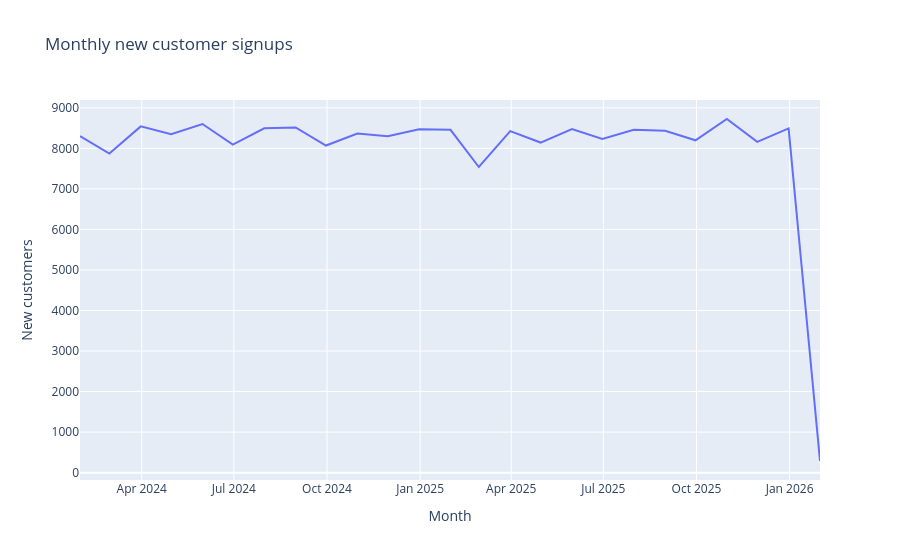

Notebook source saved alongside this figure:
### Markdown cell above
## Chart 2: Monthly signup trend

A line chart of total signups per month. This is the headline trend
question: are signups growing, flat, or declining?

### Code cell
monthly_signups = (df.set_index('signup_date')
                       .resample('ME')
                       .size()
                       .reset_index(name='signups'))
fig_signup_trend= px.line(
    monthly_signups,
    x='signup_date',
    y='signups',
    title='Monthly new customer signups',
    labels={'signup_date': 'Month', 'signups': 'New customers'}
)
fig_signup_trend.update_layout(showlegend=False)
fig_signup_trend.show()

### Figure 1 — Plotly figure (JSON) as saved in the notebook; plotly's stock layout.template omitted (floating-point values rounded to 4 significant figures)
{"data": [{"hovertemplate": "Month=%{x}<br>New customers=%{y}<extra></extra>", "legendgroup": "", "line": {"color": "#636efa", "dash": "solid"}, "marker": {"symbol": "circle"}, "mode": "lines", "name": "", "orientation": "v", "showlegend": false, "type": "scatter", "x": ["2024-01-31T00:00:00.000000", "2024-02-29T00:00:00.000000", "2024-03-31T00:00:00.000000", "2024-04-30T00:00:00.000000", "2024-05-31T00:00:00.000000", "2024-06-30T00:00:00.000000", "2024-07-31T00:00:00.000000", "2024-08-31T00:00:00.000000", "2024-09-30T00:00:00.000000", "2024-10-31T00:00:00.000000", "2024-11-30T00:00:00.000000", "2024-12-31T00:00:00.000000", "2025-01-31T00:00:00.000000", "2025-02-28T00:00:00.000000", "2025-03-31T00:00:00.000000", "2025-04-30T00:00:00.000000", "2025-05-31T00:00:00.000000", "2025-06-30T00:00:00.000000", "2025-07-31T00:00:00.000000", "2025-08-31T00:00:00.000000", "2025-09-30T00:00:00.000000", "2025-10-31T00:00:00.000000", "2025-11-30T00:00:00.000000", "2025-12-31T00:00:00.000000", "2026-01-31T00:00:00.000000"], "xaxis": "x", "y": [8303, 7870, 8542, 8349, 8601, 8092, 8494, 8516, 8069, 8364, 8301, 8472, 8458, 7539, 8424, 8143, 8476, 8231, 8459, 8434, 8198, 8724, 8161, 8493, 287], "yaxis": "y"}], "layout": {"legend": {"tracegroupgap": 0}, "showlegend": false, "title": {"text": "Monthly new customer signups"}, "xaxis": {"anchor": "y", "domain": [0, 1], "title": {"text": "Month"}}, "yaxis": {"anchor": "x", "domain": [0, 1], "title": {"text": "New customers"}}}}
